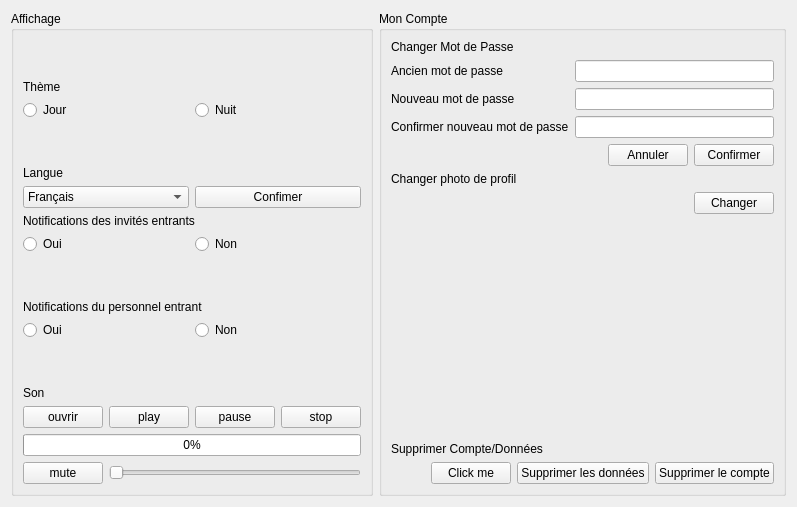
           <widget class="QWidget" name="page_14">
            <layout class="QHBoxLayout" name="horizontalLayout_122">
             <item>
              <widget class="QGroupBox" name="groupBox_33">
               <property name="title">
                <string>Affichage</string>
               </property>
               <layout class="QVBoxLayout" name="verticalLayout_53">
                <item>
                 <layout class="QVBoxLayout" name="verticalLayout_47">
                  <item>
                   <spacer name="verticalSpacer_7">
                    <property name="orientation">
                     <enum>Qt::Vertical</enum>
                    </property>
                    <property name="sizeHint" stdset="0">
                     <size>
                      <width>20</width>
                      <height>40</height>
                     </size>
                    </property>
                   </spacer>
                  </item>
                  <item>
                   <widget class="QLabel" name="label_16">
                    <property name="text">
                     <string>Thème</string>
                    </property>
                   </widget>
                  </item>
                  <item>
                   <layout class="QHBoxLayout" name="horizontalLayout_117">
                    <item>
                     <widget class="QRadioButton" name="radioButton_jour">
                      <property name="text">
                       <string>Jour</string>
                      </property>
                     </widget>
                    </item>
                    <item>
                     <widget class="QRadioButton" name="radioButton_nuit">
                      <property name="text">
                       <string>Nuit</string>
                      </property>
                     </widget>
                    </item>
                   </layout>
                  </item>
                  <item>
                   <spacer name="verticalSpacer_8">
                    <property name="orientation">
                     <enum>Qt::Vertical</enum>
                    </property>
                    <property name="sizeHint" stdset="0">
                     <size>
                      <width>20</width>
                      <height>40</height>
                     </size>
                    </property>
                   </spacer>
                  </item>
                  <item>
                   <widget class="QLabel" name="label_15">
                    <property name="text">
                     <string>Langue</string>
                    </property>
                   </widget>
                  </item>
                  <item>
                   <layout class="QHBoxLayout" name="horizontalLayout_116">
                    <item>
                     <widget class="QComboBox" name="comboBox_langue">
                      <item>
                       <property name="text">
                        <string>Français</string>
                       </property>
                      </item>
                      <item>
                       <property name="text">
                        <string>English</string>
                       </property>
                      </item>
                     </widget>
                    </item>
                    <item>
                     <widget class="QPushButton" name="confirmer_langue">
                      <property name="text">
                       <string>Confimer</string>
                      </property>
                     </widget>
                    </item>
                   </layout>
                  </item>
                  <item>
                   <widget class="QLabel" name="label_32">
                    <property name="text">
                     <string>Notifications des invités entrants</string>
                    </property>
                   </widget>
                  </item>
                  <item>
                   <layout class="QHBoxLayout" name="horizontalLayout_118">
                    <item>
                     <widget class="QRadioButton" name="radioButton">
                      <property name="text">
                       <string>Oui</string>
                      </property>
                     </widget>
                    </item>
                    <item>
                     <widget class="QRadioButton" name="radioButton_2">
                      <property name="text">
                       <string>Non</string>
                      </property>
                     </widget>
                    </item>
                   </layout>
                  </item>
                 </layout>
                </item>
                <item>
                 <spacer name="verticalSpacer_9">
                  <property name="orientation">
                   <enum>Qt::Vertical</enum>
                  </property>
                  <property name="sizeHint" stdset="0">
                   <size>
                    <width>20</width>
                    <height>40</height>
                   </size>
                  </property>
                 </spacer>
                </item>
                <item>
                 <widget class="QLabel" name="label_53">
                  <property name="text">
                   <string>Notifications du personnel entrant</string>
                  </property>
                 </widget>
                </item>
                <item>
                 <layout class="QHBoxLayout" name="horizontalLayout_152">
                  <item>
                   <widget class="QRadioButton" name="radioButton_4">
                    <property name="text">
                     <string>Oui</string>
                    </property>
                   </widget>
                  </item>
                  <item>
                   <widget class="QRadioButton" name="radioButton_3">
                    <property name="text">
                     <string>Non</string>
                    </property>
                   </widget>
                  </item>
                 </layout>
                </item>
                <item>
                 <spacer name="verticalSpacer_11">
                  <property name="orientation">
                   <enum>Qt::Vertical</enum>
                  </property>
                  <property name="sizeHint" stdset="0">
                   <size>
                    <width>20</width>
                    <height>40</height>
                   </size>
                  </property>
                 </spacer>
                </item>
                <item>
                 <layout class="QVBoxLayout" name="verticalLayout_69">
                  <item>
                   <widget class="QLabel" name="label_54">
                    <property name="text">
                     <string>Son</string>
                    </property>
                   </widget>
                  </item>
                  <item>
                   <layout class="QHBoxLayout" name="horizontalLayout_159">
                    <item>
                     <widget class="QPushButton" name="ouvrir_media">
                      <property name="text">
                       <string>ouvrir</string>
                      </property>
                     </widget>
                    </item>
                    <item>
                     <widget class="QPushButton" name="play_media">
                      <property name="text">
                       <string>play</string>
                      </property>
                     </widget>
                    </item>
                    <item>
                     <widget class="QPushButton" name="pause_media">
                      <property name="text">
                       <string>pause</string>
                      </property>
                     </widget>
                    </item>
                    <item>
                     <widget class="QPushButton" name="stop_media">
                      <property name="text">
                       <string>stop</string>
                      </property>
                     </widget>
                    </item>
                   </layout>
                  </item>
                  <item>
                   <layout class="QHBoxLayout" name="horizontalLayout_162">
                    <item>
                     <widget class="QProgressBar" name="avancement_media">
                      <property name="value">
                       <number>0</number>
                      </property>
                     </widget>
                    </item>
                   </layout>
                  </item>
                  <item>
                   <layout class="QHBoxLayout" name="horizontalLayout_163">
                    <item>
                     <widget class="QPushButton" name="mute_media">
                      <property name="text">
                       <string>mute</string>
                      </property>
                     </widget>
                    </item>
                    <item>
                     <widget class="QSlider" name="volume_media">
                      <property name="orientation">
                       <enum>Qt::Horizontal</enum>
                      </property>
                     </widget>
                    </item>
                   </layout>
                  </item>
                 </layout>
                </item>
               </layout>
              </widget>
             </item>
             <item>
              <widget class="QGroupBox" name="groupBox_34">
               <property name="title">
                <string>Mon Compte</string>
               </property>
               <layout class="QVBoxLayout" name="verticalLayout_54">
                <item>
                 <widget class="QLabel" name="label_18">
                  <property name="text">
                   <string>Changer Mot de Passe</string>
                  </property>
                 </widget>
                </item>
                <item>
                 <layout class="QHBoxLayout" name="horizontalLayout_119">
                  <item>
                   <layout class="QFormLayout" name="formLayout_13">
                    <item row="0" column="0">
                     <widget class="QLabel" name="ancienMotDePasseLabel">
                      <property name="text">
                       <string>Ancien mot de passe</string>
                      </property>
                     </widget>
                    </item>
                    <item row="0" column="1">
                     <widget class="QLineEdit" name="ancienMotDePasseLineEdit"/>
                    </item>
                    <item row="1" column="0">
                     <widget class="QLabel" name="nouveauMotDePasseLabel">
                      <property name="text">
                       <string>Nouveau mot de passe</string>
                      </property>
                     </widget>
                    </item>
                    <item row="1" column="1">
                     <widget class="QLineEdit" name="nouveauMotDePasseLineEdit"/>
                    </item>
                    <item row="2" column="0">
                     <widget class="QLabel" name="confirmerNouveauMotDePasseLabel">
                      <property name="text">
                       <string>Confirmer nouveau mot de passe</string>
                      </property>
                     </widget>
                    </item>
                    <item row="2" column="1">
                     <widget class="QLineEdit" name="confirmerNouveauMotDePasseLineEdit"/>
                    </item>
                   </layout>
                  </item>
                  <item>
                   <layout class="QVBoxLayout" name="verticalLayout_48"/>
                  </item>
                 </layout>
                </item>
                <item>
                 <layout class="QHBoxLayout" name="horizontalLayout_154">
                  <item>
                   <spacer name="horizontalSpacer_6">
                    <property name="orientation">
                     <enum>Qt::Horizontal</enum>
                    </property>
                    <property name="sizeHint" stdset="0">
                     <size>
                      <width>40</width>
                      <height>20</height>
                     </size>
                    </property>
                   </spacer>
                  </item>
                  <item>
                   <widget class="QPushButton" name="annuler_chan_mdp">
                    <property name="text">
                     <string>Annuler</string>
                    </property>
                   </widget>
                  </item>
                  <item>
                   <widget class="QPushButton" name="confirmer_chan_mdp">
                    <property name="text">
                     <string>Confirmer</string>
                    </property>
                   </widget>
                  </item>
                 </layout>
                </item>
                <item>
                 <widget class="QLabel" name="label_52">
                  <property name="text">
                   <string>Changer photo de profil</string>
                  </property>
                 </widget>
                </item>
                <item>
                 <layout class="QHBoxLayout" name="horizontalLayout_151">
                  <item>
                   <spacer name="horizontalSpacer_30">
                    <property name="orientation">
                     <enum>Qt::Horizontal</enum>
                    </property>
                    <property name="sizeHint" stdset="0">
                     <size>
                      <width>40</width>
                      <height>20</height>
                     </size>
                    </property>
                   </spacer>
                  </item>
                  <item>
                   <widget class="QPushButton" name="ajouter_image">
                    <property name="text">
                     <string>Changer</string>
                    </property>
                   </widget>
                  </item>
                 </layout>
                </item>
                <item>
                 <spacer name="verticalSpacer_5">
                  <property name="orientation">
                   <enum>Qt::Vertical</enum>
                  </property>
                  <property name="sizeHint" stdset="0">
                   <size>
                    <width>20</width>
                    <height>40</height>
                   </size>
                  </property>
                 </spacer>
                </item>
                <item>
                 <widget class="QLabel" name="label_17">
                  <property name="text">
                   <string>Supprimer Compte/Données</string>
                  </property>
                 </widget>
                </item>
                <item>
                 <layout class="QHBoxLayout" name="horizontalLayout_150">
                  <item>
                   <spacer name="horizontalSpacer_8">
                    <property name="orientation">
                     <enum>Qt::Horizontal</enum>
                    </property>
                    <property name="sizeHint" stdset="0">
                     <size>
                      <width>40</width>
                      <height>20</height>
                     </size>
                    </property>
                   </spacer>
                  </item>
                  <item>
                   <widget class="QPushButton" name="cant_touch_this">
                    <property name="text">
                     <string>Click me</string>
                    </property>
                   </widget>
                  </item>
                  <item>
                   <widget class="QPushButton" name="pushButton_5">
                    <property name="text">
                     <string>Supprimer les données</string>
                    </property>
                   </widget>
                  </item>
                  <item>
                   <widget class="QPushButton" name="pushButton_3">
                    <property name="text">
                     <string>Supprimer le compte</string>
                    </property>
                   </widget>
                  </item>
                 </layout>
                </item>
               </layout>
              </widget>
             </item>
            </layout>
           </widget>
